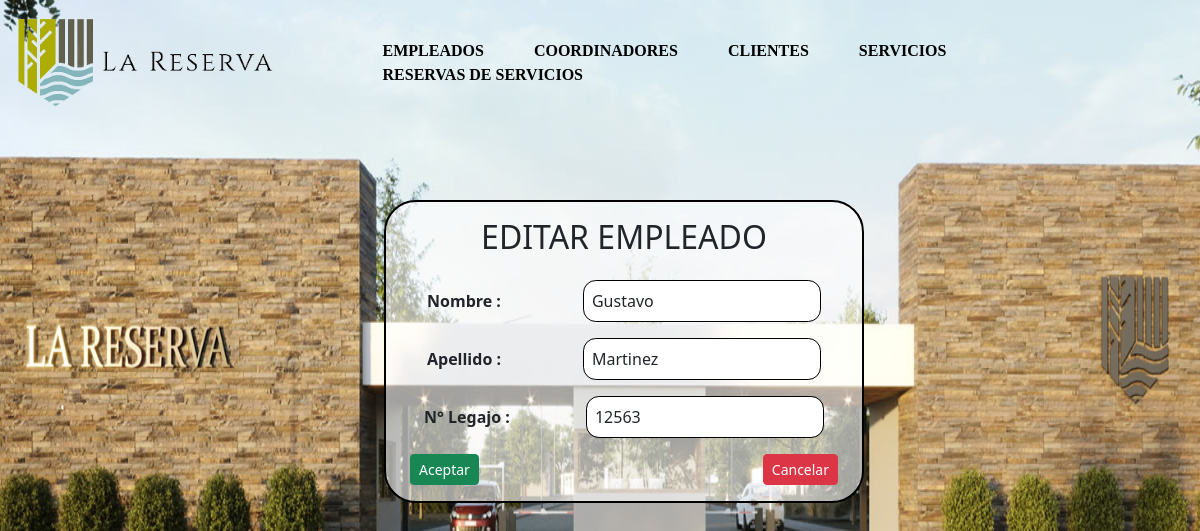
/reserva/empleados/modificar/1, run on the app's committed database.
### reserva/models.py (models this page shows, shortened)
class Empleado(models.Model):
    nombre = models.CharField(verbose_name="Nombre",max_length=50)
    apellido = models.CharField(verbose_name="Apellido",max_length=50)
    numero_legajo = models.IntegerField(verbose_name="Numero de legajo", unique=True)
    activo = models.BooleanField(verbose_name="Activo",default=True)

### reserva/views.py (the view, shortened to what this page needs)
# urls.py: path('empleados/modificar/<int:id_empleado>', views.modificar_empleado, name='modificar_empleado'),
def modificar_empleado(request, id_empleado):
    empleado=Empleado.objects.get(id=id_empleado)
    context = {
        "empleado": empleado
    }
    return render(request, "reserva/modificar_empleado.html", context)

### reserva/templates/reserva/modificar_empleado.html (shortened to what this page needs)
{% load static %}
<link rel="stylesheet" href="https://cdnjs.cloudflare.com/ajax/libs/font-awesome/6.2.1/css/all.min.css" />
<link rel="stylesheet" href="https://cdn.jsdelivr.net/npm/bootstrap@5.2.3/dist/css/bootstrap.min.css" />
<link rel="stylesheet" href="{% static 'css/formularios.css' %}">
<div class="base-container">
    <div class="head">
        <div class="logo">
            <img src="{% static 'img/LaReserva.png' %}" alt="" id="logo">
        </div>
        <div class="nav">
            <a href="{% url 'listado_empleados' %}">EMPLEADOS</a>
            <a href="{% url 'listado_coordinadores' %}">COORDINADORES</a>
            <a href="{% url 'listado_clientes' %}">CLIENTES</a>
            <a href="{% url 'listado_servicios' %}">SERVICIOS</a>
            <a href="{% url 'listado_reservas_de_servicios' %}">RESERVAS DE SERVICIOS</a>
        </div>
    </div>
    <div class="container-form">
        <h2>EDITAR EMPLEADO</h2>
        <form method="post">
            <div class="input-box">
                <label for="id_nombre"><b>Nombre :</b></label>
                <input type="text" value="{{empleado.nombre}}" class="form-control" pattern="[A-Za-z ]+" required title="Ingresa solo letras" name="nombre" id="id_nombre">
            </div>
            <div class="input-box">
                <label for="id_apellido"><b>Apellido :</b></label>
                <input type="text" value="{{empleado.apellido}}" class="form-control" pattern="[A-Za-z ]+" required title="Ingresa solo letras" name="apellido" id="id_apellido">
            </div>
            <div class="input-box">
                <label for="id_numerolegajo"><b>N° Legajo :</b></label>
                <input type="number" value="{{empleado.numero_legajo}}" class="form-control" required name="numero_legajo" id="id_numerolegajo">
            </div>
            <div class="boton">
                <button class='btn btn-sm btn-success' type="submit"><span>Aceptar</span></button>
                <a href="{% url 'listado_empleados' %}" class='btn btn-sm btn-danger'><span>Cancelar</span></a>
            </div>
        </form>
    </div>
</div>

### ProyectoAlkemy/static/css/formularios.css (style rules this page uses)
* { margin: 0; padding: 0; box-sizing: border-box; }
.base-container { position: relative; }
.head { position: absolute; display: flex; width: 100%; top: 0; }
.logo { padding: 15px; }
#logo { width: 80%; }
.nav { margin: auto; }
.nav a { color: black; font-size: 1em; font-weight: 800; text-decoration: none; font-family: 'Times New Roman', Times, serif; margin: 0 25px; }
.container-form { width: 40%; margin: 0 32%; position: absolute; top: 200; background-color: rgba(255, 255, 255, 0.6); border-radius: 2rem; border: 2px solid black; }
.container-form h2 { text-align: center; margin-top: 1rem; }
.container-form form { max-width: 70rem; margin: 1rem auto; text-align: center; }
.container-form form .input-box { display: flex; justify-content: space-around; align-items: center; }
.container-form form .input-box input, .container-form form textarea { width: 97%; padding: .5rem; font-size: 1rem; border-radius: .8rem; margin: .5rem 0; }
.container-form form .input-box input { width: 50%; border: 1.5px solid black; }
.container-form form .boton { display: flex; justify-content: space-between; margin: .5rem 1.5rem; }

### data on the page
Empleado: nombre "Gustavo", apellido "Martinez", numero_legajo "12563"
